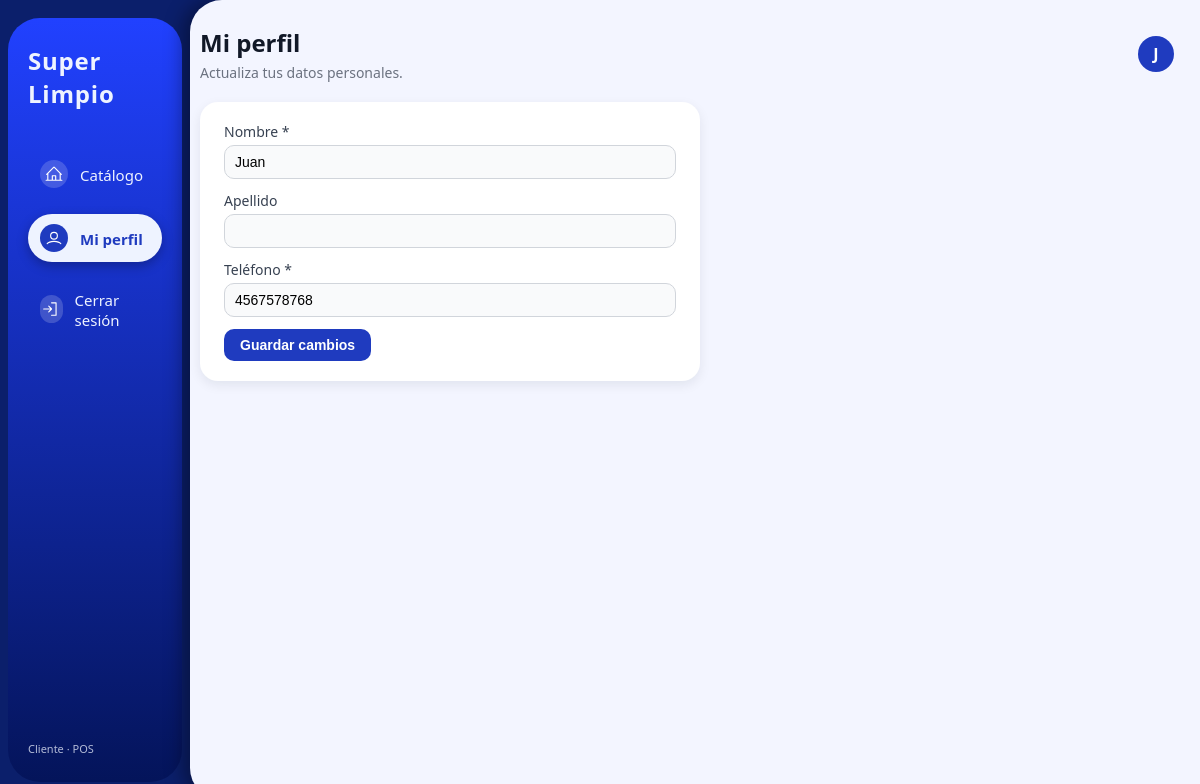
The app's page /dashboard/cliente/perfil.php (signed in) with its own data.
### tables this page shows
CREATE TABLE `cliente` (
  `idCliente` int(11) NOT NULL,
  `Nombre` varchar(100) NOT NULL,
  `Apellido` varchar(100) NOT NULL,
  `Telefono` varchar(20) DEFAULT NULL,
  `Direccion` varchar(255) DEFAULT NULL,
  `Correo` varchar(100) DEFAULT NULL
);

### includes/functions.php (called while the page is built, shortened)
<?php
function obtenerClientePorId($conn, $idCliente) {
    $sql = "SELECT idCliente, Nombre, Apellido, Telefono
            FROM cliente
            WHERE idCliente = ?";
    $stmt = $conn->prepare($sql);
    $stmt->bind_param("i", $idCliente);
    $stmt->execute();
    return $stmt->get_result()->fetch_assoc();
}
?>

### dashboard/cliente/perfil.php (the view, shortened to what this page needs)
<?php
require_once '../../includes/connection.php';
require_once '../../includes/functions.php';
$idUsuario = (int)$_SESSION['idUsuario'];
$sql = "SELECT tipo, idRelacionado FROM usuario WHERE idUsuario = ?";
$stmt = $conn->prepare($sql);
$stmt->bind_param("i", $idUsuario);
$stmt->execute();
$infoUsuario = $stmt->get_result()->fetch_assoc();
$idCliente = (int)$infoUsuario['idRelacionado'];
$cliente   = obtenerClientePorId($conn, $idCliente);
$nombre   = $cliente['Nombre']   ?? '';
$apellido = $cliente['Apellido'] ?? '';
$telefono = $cliente['Telefono'] ?? '';
$inicial = strtoupper(substr($nombre !== '' ? $nombre : 'C', 0, 1));
?>
<!DOCTYPE html>
<html lang="es">
<head>
</head>
<body>
  <aside class="sidebar">
    <div class="sidebar-card">
      <div class="logo">
        <span>Super</span>
        <span>Limpio</span>
      </div>
      <nav class="side-menu">
        <a href="index.php" class="side-item">
          <div class="side-item-icon">
          </div>
          <span class="side-item-label">Catálogo</span>
        </a>
        <a href="perfil.php" class="side-item side-item--active">
          <div class="side-item-icon">
          </div>
          <span class="side-item-label">Mi perfil</span>
        </a>
        <a href="../../modules/logout.php" class="side-item">
          <div class="side-item-icon">
          </div>
          <span class="side-item-label">Cerrar sesión</span>
        </a>
      </nav>
      <div class="side-footer">
        Cliente · POS
      </div>
    </div>
  </aside>
  <main class="content">
    <div class="perfil-header">
      <div>
        <h1>Mi perfil</h1>
        <p>Actualiza tus datos personales.</p>
      </div>
      <div class="avatar-circle"><?php echo $inicial; ?></div>
    </div>
    <div class="perfil-wrapper">
      <div class="perfil-card">
        <form method="post">
          <label for="nombre">Nombre *</label>
          <input type="text" id="nombre" name="nombre"
                 value="<?php echo htmlspecialchars($nombre); ?>" required>
          <label for="apellido">Apellido</label>
          <input type="text" id="apellido" name="apellido"
                 value="<?php echo htmlspecialchars($apellido); ?>">
          <label for="telefono">Teléfono *</label>
          <input type="text" id="telefono" name="telefono"
                 value="<?php echo htmlspecialchars($telefono); ?>" required>
          <button type="submit">Guardar cambios</button>
        </form>
      </div>
    </div>
  </main>
</body>
</html>

### dashboard/cliente/perfil.php (style rules this page uses)
* { margin: 0; padding: 0; box-sizing: border-box; }
body { display: flex; height: 100vh; background: #0b1f6b; font-family: system-ui, -apple-system, BlinkMacSystemFont, "Segoe UI", Arial, sans-serif; }
.sidebar { width: 190px; padding: 18px 8px; display: flex; align-items: center; justify-content: center; }
.sidebar-card { width: 100%; height: 100%; border-radius: 32px; padding: 26px 20px; background: linear-gradient(180deg, #2141ff, #04145a); color: #eef3ff; display: flex; flex-direction: column; }
.logo { font-size: 24px; font-weight: 900; letter-spacing: 0.8px; margin-bottom: 32px; }
.logo span { display: block; }
.side-menu { display: flex; flex-direction: column; gap: 16px; margin-top: 8px; }
.side-item { display: flex; align-items: center; gap: 12px; padding: 10px 12px; border-radius: 999px; text-decoration: none; color: inherit; font-size: 15px; font-weight: 500; cursor: pointer; transition: background 0.18s ease, transform 0.12s ease; }
.side-item--active { background: #eef3ff; color: #1f3bbf; font-weight: 600; box-shadow: 0 4px 12px rgba(0,0,0,0.28); }
.side-item-icon { width: 28px; height: 28px; border-radius: 999px; display: flex; align-items: center; justify-content: center; background: rgba(255,255,255,0.18); }
.side-item--active .side-item-icon { background: #1f3bbf; color: #ffffff; }
.side-item-icon svg { width: 18px; height: 18px; }
.side-item-label { margin-top: 2px; }
.side-footer { margin-top: auto; font-size: 11px; opacity: 0.75; }
.content { flex: 1; padding: 26px 26px 26px 10px; background: #f3f5ff; border-top-left-radius: 32px; border-bottom-left-radius: 32px; box-shadow: -8px 0 18px rgba(0,0,0,0.35); overflow-y: auto; display: flex; flex-direction: column; }
.perfil-header { display: flex; justify-content: space-between; align-items: center; margin-bottom: 20px; }
.perfil-header h1 { font-size: 24px; margin-bottom: 4px; color: #111827; }
.perfil-header p { font-size: 14px; color: #6b7280; }
.avatar-circle { width: 36px; height: 36px; border-radius: 999px; background: #1f3bbf; color: #fff; display: flex; align-items: center; justify-content: center; font-weight: 700; }
.perfil-wrapper { max-width: 500px; }
.perfil-card { background: #ffffff; border-radius: 18px; padding: 20px 24px; box-shadow: 0 4px 12px rgba(15,23,42,0.08); }
.perfil-card label { display: block; font-size: 14px; margin-bottom: 4px; color: #374151; }
.perfil-card input { width: 100%; border-radius: 10px; border: 1px solid #d1d5db; padding: 8px 10px; margin-bottom: 12px; font-size: 14px; background: #f9fafb; }
.perfil-card button { padding: 8px 16px; border-radius: 10px; border: none; background: #1f3bbf; color: #fff; font-weight: 600; cursor: pointer; font-size: 14px; }

### records on screen
cliente: Nombre "J", nombre "Juan", telefono "4567578768"
